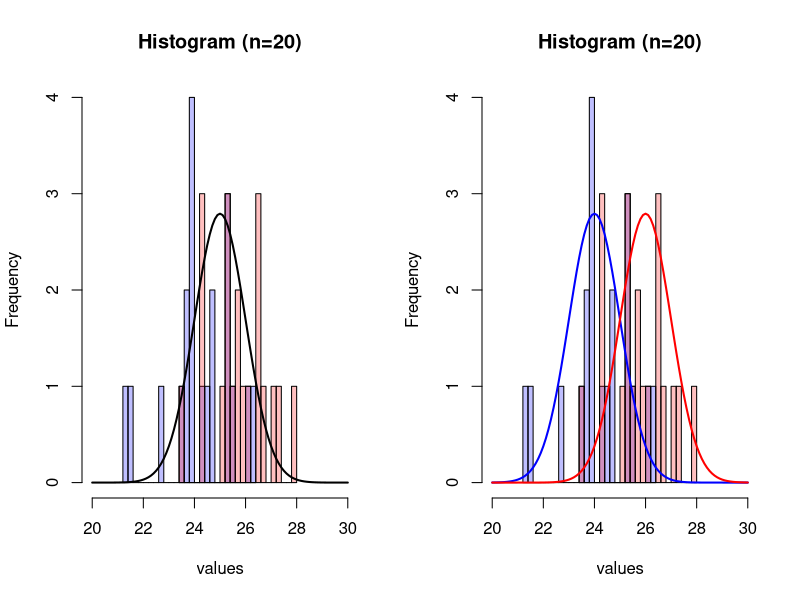
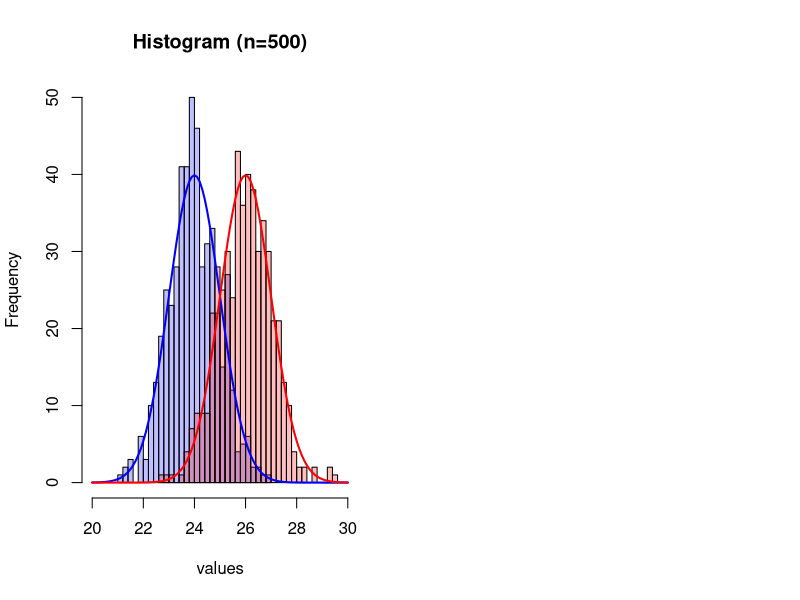
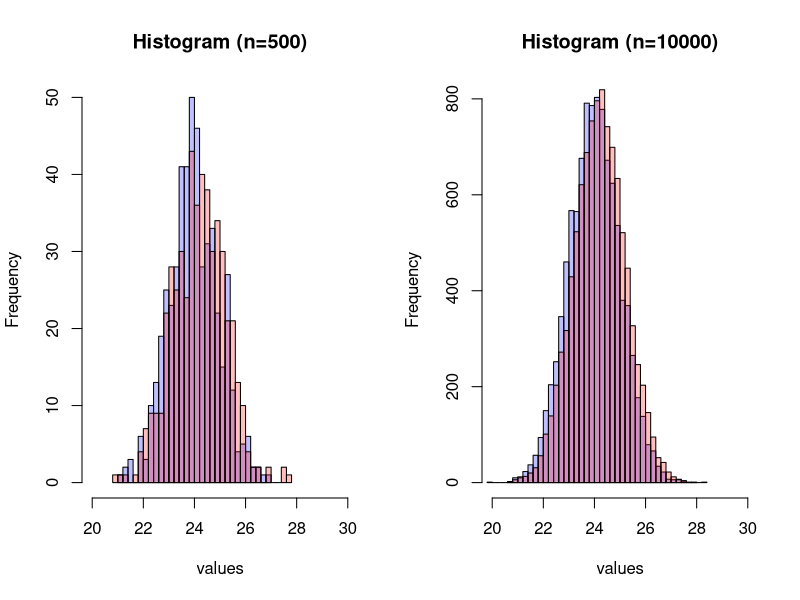

The R source for these figures, in order:
## ---- chunk 1
knitr::opts_chunk$set(echo = TRUE)
## ---- chunk 2
par(mfrow=c(1,2))
set.seed(42)
hist(rnorm(20,24),breaks=20,col=rgb(0,0,1,1/4),xlim=c(20,30),main="Histogram (n=20)",xlab="values") # centered at 24 
hist(rnorm(20,26),breaks=20,add=T,col=rgb(1,0,0,1/4),xlim=c(20,30)) # centered at 26
curve(dnorm(x, mean=25, sd=1)*7, 
      col="black", lwd=2, add=TRUE, yaxt="n")
set.seed(42)
hist(rnorm(20,24),breaks=20,col=rgb(0,0,1,1/4),xlim=c(20,30),main="Histogram (n=20)",xlab="values") # centered at 24 
hist(rnorm(20,26),breaks=20,add=T,col=rgb(1,0,0,1/4),xlim=c(20,30)) # centered at 26
curve(dnorm(x, mean=24, sd=1)*7, 
      col="blue", lwd=2, add=TRUE, yaxt="n")
curve(dnorm(x, mean=26, sd=1)*7, 
      col="red", lwd=2, add=TRUE, yaxt="n")
## ---- chunk 3
set.seed(42)
hist(rnorm(500,24),breaks=30,col=rgb(0,0,1,1/4),xlim=c(20,30),main="Histogram (n=500)",xlab="values") # centered at 24 
hist(rnorm(500,26),breaks=30,add=T,col=rgb(1,0,0,1/4),xlim=c(20,30)) # centered at 26
curve(dnorm(x, mean=24, sd=1)*100, 
      col="blue", lwd=2, add=TRUE, yaxt="n")
curve(dnorm(x, mean=26, sd=1)*100, 
      col="red", lwd=2, add=TRUE, yaxt="n")
## ---- chunk 4
par(mfrow=c(1,2))
set.seed(42)
hist(rnorm(500,24),breaks=30,col=rgb(0,0,1,1/4),xlim=c(20,30),main="Histogram (n=500)",xlab="values") # centered at 24 
hist(rnorm(500,24.2),breaks=30,add=T,col=rgb(1,0,0,1/4),xlim=c(20,30)) # centered at 26

set.seed(42)
hist(rnorm(10000,24),breaks=30,col=rgb(0,0,1,1/4),xlim=c(20,30),main="Histogram (n=10000)",xlab="values") # centered at 24 
hist(rnorm(10000,24.2),breaks=30,add=T,col=rgb(1,0,0,1/4),xlim=c(20,30)) # centered at 26
## ---- chunk 5
n <- 20
m1 <- 24 # assuming the 1st sample mean is 24 
m2 <- 26 # assuming the 2nd sample mean is 26
d <- m2-m1
sdiff <- 1 # standard deviation of the differences of paired data is 1 
(error <- sdiff/sqrt(n))
t <- d/error


#se <- sqrt(sd1*sd1/num1+sd2*sd2/num2)

a <- 5
s <- 2 
n <- 20 # sample size is 20 
(error <- qt(0.975,df=n-1)*s/sqrt(n)) # calculate standard error for the mean. qt() quantile function for the student t distribution. 
(left <- a-error) # left boundary of 95% confidence interval 
(right <- a+error) # right boundary of 95% confidence interval 

(assumed <- a + 2) # assume true mean is 26 
(tleft <- (left-assumed)/(s/sqrt(n))) # t scores for the left value
(tright <- (right-assumed)/(s/sqrt(n))) # t scores for the right value
(p <- pt(tright,df=n-1)-pt(tleft,df=n-1)) # probablity of type II error
1-p # power

ncp <- 1.5/(s/sqrt(n)) # non-centrality parameter
t <- qt(0.975,df=n-1) 
pt(t,df=n-1,ncp=ncp)-pt(-t,df=n-1,ncp=ncp)
1-(pt(t,df=n-1,ncp=ncp)-pt(-t,df=n-1,ncp=ncp))
## ---- chunk 6
# Frog Mortality 
Frog_Mort <- rnorm(n=99, mean = 0.25, sd=0.2) # sd=1 will give you many negative values and values over 1
length(Frog_Mort[which(Frog_Mort<0)]) # If there are negative values, we could change them to positive
length(Frog_Mort[which(Frog_Mort>1)]) # If there are values over 1, need to delete them 
Frog_Mort[which(Frog_Mort<0)] <- abs(Frog_Mort[which(Frog_Mort<0)])
Frog_Mort <- sort(Frog_Mort) # smaller values at the beginning

Cars <- rnorm(n=99, mean = 50, sd = 8) # sd is a bit too small? 
Cars <- sort(Cars)

# Assign cars to frog mortality in a dataset 
dat <- data.frame(Frog_Mort, Cars) # small cars have small frog mortality 

# add locations to it 
dat$Location <- rep("Opinicon Road",99)
dat$Year <- rep("2001",99)

# then we create another 2 datasets with another 2 locations and year 2001 (the mean and sd for cars and frog mortality can be changed), we can merge them together. Year 2001 will be complete.
# then we repeat it to create another 10 years. And merge them all together. 
# We can probably write a loop to do this. 

Species <- c("Anaxyrus fowleri", "Pseudacris crucifer", "Rana pipiens")
Location <- c("Opinicon Road", "Hyw15", "Jones Falls")
Year <- seq(2010, 2020, by=1)
Cars_Op <- rnorm(n=33, mean = 50, sd = 1)
Cars_H15 <- rnorm(n=33, mean = 60, sd = 1)
Cars_Falls <- rnorm(n=33, mean = 40, sd =1)

######
#######################################################################################################
####### Hayden's stuff
